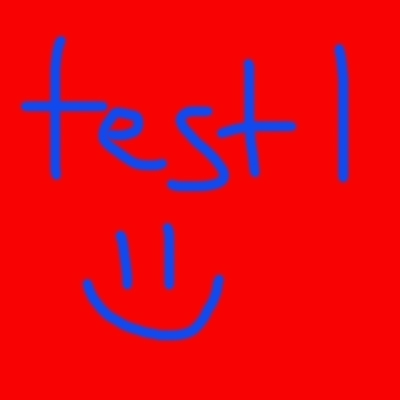
#> input picture display/Tkinter/test1.jpg, 400 x 400 px
$ python imagetest.py
#> lines starting #> are read from the running program, lines starting #| are printed output that depends on the picture
import Image
import os, sys


def roll(image, delta):
    "Roll an image sideways"

    xsize, ysize = image.size

    delta = delta % xsize
    if delta == 0: return image

    part1 = image.crop((0, 0, delta, ysize))
    part2 = image.crop((delta, 0, xsize, ysize))
    image.paste(part2, (0, 0, xsize-delta, ysize))
    image.paste(part1, (xsize-delta, 0, xsize, ysize))

    return image

def main():
    image1 = Image.open("test1.jpg")
#> image1 is the input picture: PIL image 400x400 RGB; mean R, G, B 230.6, 7.4, 20.6
    image2 = Image.open("test2.jpg")
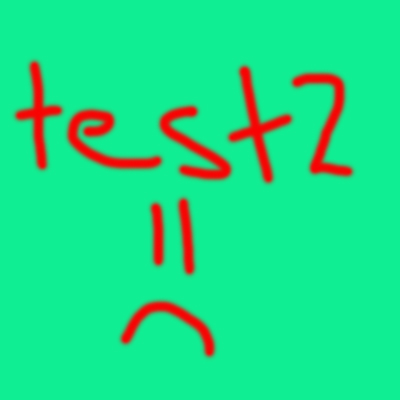
#> input picture display/Tkinter/test2.jpg, 400 x 400 px
#> image2 is the input picture: PIL image 400x400 RGB; mean R, G, B 31.4, 221.6, 137
    outfile = "test1rotate.jpg"
    box = (100, 100, 300, 300)
    region = image1.crop(box)
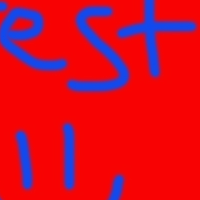
#> region: PIL image 200x200 RGB; mean R, G, B 211.2, 13.5, 40.2
    region = region.transpose(Image.ROTATE_180)
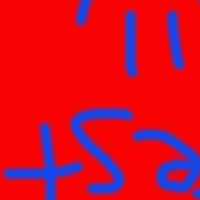
#> region: PIL image 200x200 RGB; mean R, G, B 211.2, 13.5, 40.2
    image2.paste(region, box)
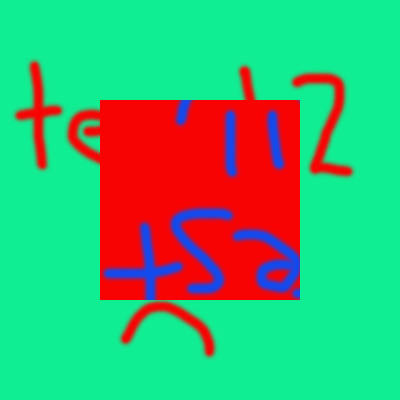
#> image2: PIL image 400x400 RGB; mean R, G, B 72.6, 173.3, 115.1
    image2.save(outfile)
    #roll_image.show()


if __name__ == '__main__':
    main()
